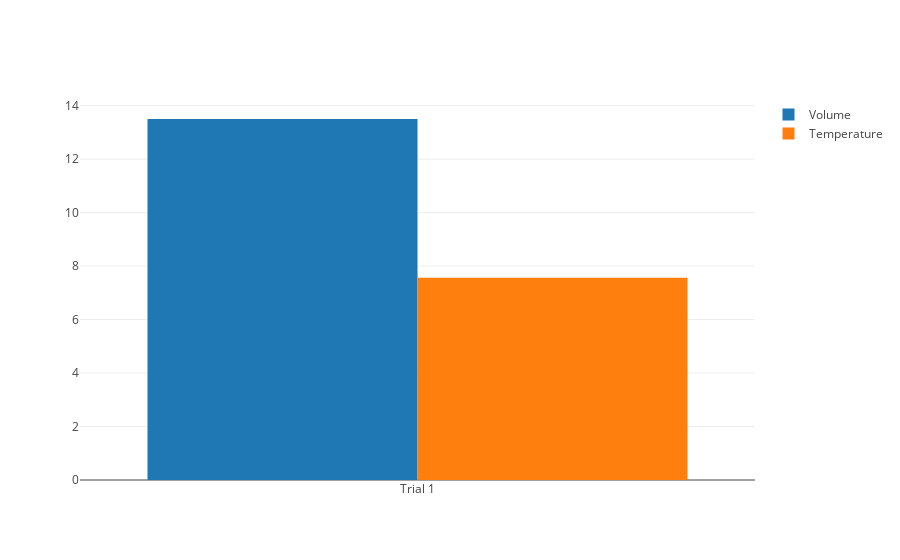

Here is the notebook cell this chart was saved with:
### Code cell
# STEP 3.
# Graph-generating cell - run after generating each new data pair.
init_notebook_mode(connected=True)

# Generates volume bars.
trace1 = go.Bar(
    x=trials,
    y=volumes,
    name='Volume'
)

# Generates temperature bars.
trace2 = go.Bar(
    x=trials,
    y=temps,
    name='Temperature'
)

# Gives graph grouped-bars layout.
data = [trace1, trace2]
layout = go.Layout(
    barmode='group'
)

# Renders graph.
fig = go.Figure(data=data, layout=layout)
py.iplot(fig, filename='grouped-bar')

# Run step 2 then step 3 repeatedly until satisfied with your table of values

### Figure 1 — Plotly figure (JSON) as saved in the notebook; plotly's stock layout.template omitted (floating-point values rounded to 4 significant figures)
{"data": [{"name": "Volume", "type": "bar", "uid": "5eb43ec0-860a-11e8-a3fa-28cfe9142f7f", "x": ["Trial 1"], "y": [13.5]}, {"name": "Temperature", "type": "bar", "uid": "5eb441fe-860a-11e8-a3fa-28cfe9142f7f", "x": ["Trial 1"], "y": [7.56]}], "layout": {"barmode": "group"}}
